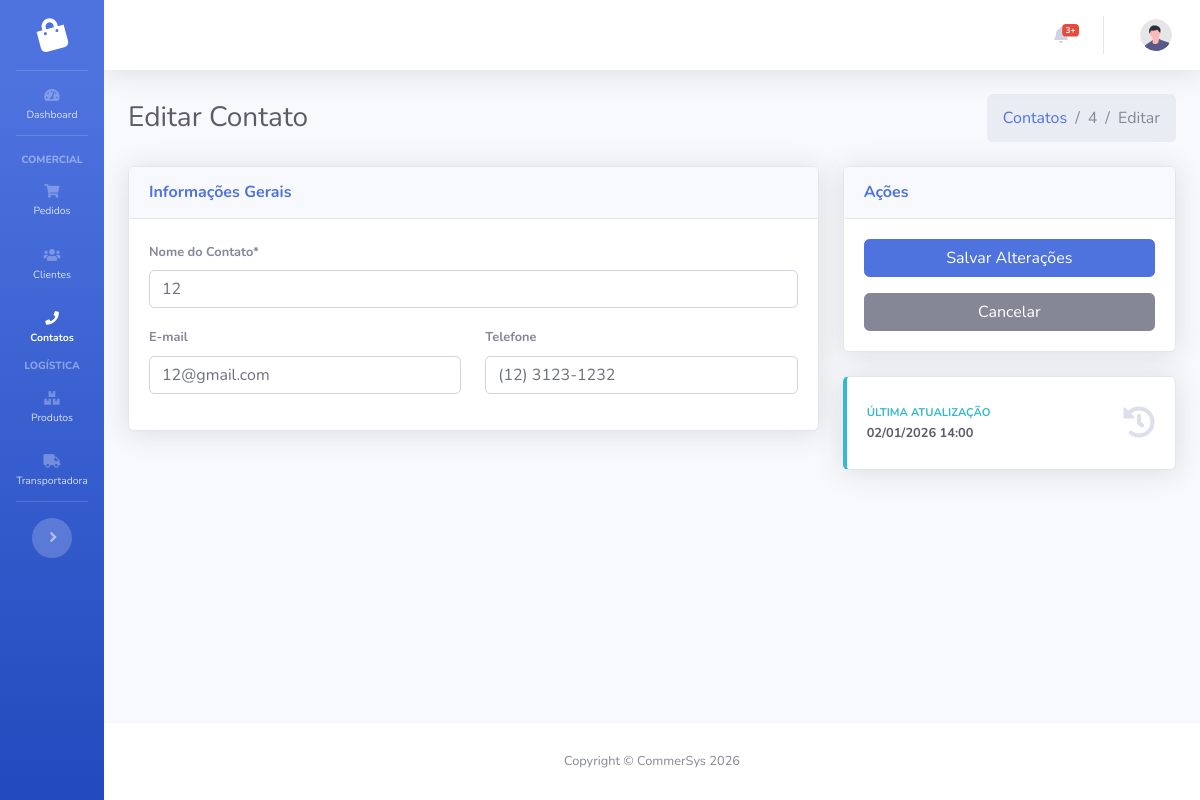
The page /comercial/contatos/4/editar/ on the database its author committed.
### comercial/models.py (models this page shows, shortened)
class Contato(models.Model):
    nome = models.CharField(max_length=100)
    email = models.EmailField(max_length=254, blank=True, null=True)
    telefone = models.CharField(max_length=20, blank=True, null=True)
    created_at = models.DateTimeField(auto_now_add=True)
    updated_at = models.DateTimeField(auto_now=True)

### comercial/views.py (the view, shortened to what this page needs)
# urls.py: path('contatos/<int:pk>/editar/', views.ContatoUpdateView.as_view(), name='contato_edit'),
class ContatoUpdateView(UpdateView):
    model = Contato
    form_class = ContatoForm
    template_name = "comercial/contato_form.html"

### comercial/forms.py
class ContatoForm(forms.ModelForm):
    class Meta:
        model = Contato
        fields = [
            "nome",
            "email",
            "telefone",
        ]
        widgets = {
            "nome": forms.TextInput(attrs={"class": "form-control"}),
            "email": forms.TextInput(attrs={"class": "form-control"}),
            "telefone": forms.TextInput(
                attrs={"class": "form-control phone", "placeholder": "(00) 0000-0000"}
            ),
        }

### comercial/templates/comercial/contato_form.html (shortened to what this page needs)
{% extends 'base.html' %}
{% load static %}
{% load humanize %}
{% load widget_tweaks %}
{% block content %}
<div class="d-sm-flex align-items-center justify-content-between mb-4">
  <div class="d-flex align-items-center">
    <h1 class="h3 mb-0 text-gray-800">
      {% if form.instance.pk %}Editar Contato{% else %}Novo Contato{% endif %}
    </h1>
  </div>
  <nav aria-label="breadcrumb" class="d-none d-md-inline-block">
    <ol class="breadcrumb mb-0">
      <li class="breadcrumb-item"><a href="{% url 'comercial:contatos' %}">Contatos</a></li>
      {% if form.instance.pk %}
        <li class="breadcrumb-item">{{ form.instance.id }}</li>
        <li class="breadcrumb-item active">Editar</li>
      {% else %}
        <li class="breadcrumb-item active">Novo</li>
      {% endif %}
    </ol>
  </nav>
</div>
<form method="post" novalidate>
  <div class="row">
    <div class="col-lg-8">
      <div class="card shadow mb-4">
        <div class="card-header py-3">
          <h6 class="m-0 font-weight-bold text-primary">Informações Gerais</h6>
        </div>
        <div class="card-body">
          <div class="row">
            <div class="col-md-12 form-group mb-3">
              <label for="{{ form.nome.id_for_label }}" class="text-muted small font-weight-bold">Nome do Contato*</label>
              {% render_field form.nome|add_error_class:"is-invalid" %}
            </div>
          </div>
          <div class="row">
            <div class="col-md-6 form-group mb-3">
              <label for="{{ form.email.id_for_label }}" class="text-muted small font-weight-bold">E-mail</label>
              {% render_field form.email|add_error_class:"is-invalid" %}
            </div>
            <div class="col-md-6 form-group mb-3">
              <label for="{{ form.telefone.id_for_label }}" class="text-muted small font-weight-bold">Telefone</label>
              {% render_field form.telefone|add_error_class:"is-invalid" %}
            </div>
          </div>
        </div>
      </div>
    </div>
    <div class="col-lg-4">
      <div class="card shadow mb-4">
        <div class="card-header py-3">
          <h6 class="m-0 font-weight-bold text-primary">Ações</h6>
        </div>
        <div class="card-body">
          <button type="submit" class="btn btn-primary btn-block btn-icon-split mb-2">
            <span class="text">Salvar Alterações</span>
          </button>
          <a href="{% if form.instance.pk %}{% url 'comercial:contato_detail' form.instance.pk %}{% else %}{% url 'comercial:contatos' %}{% endif %}"
             class="btn btn-secondary btn-block">
            Cancelar
          </a>
        </div>
      </div>
      {% if form.instance.pk %}
        <div class="card border-left-info shadow py-2">
          <div class="card-body">
            <div class="row no-gutters align-items-center">
              <div class="col mr-2">
                <div class="text-xs font-weight-bold text-info text-uppercase mb-1">Última Atualização</div>
                <div class="h5 mb-0 font-weight-bold text-gray-800 small">
                  {{ form.instance.updated_at|date:"d/m/Y H:i" }}
                </div>
              </div>
              <div class="col-auto">
                <i class="fas fa-history fa-2x text-gray-300"></i>
              </div>
            </div>
          </div>
        </div>
      {% endif %}
    </div>
  </div>
</form>
{% endblock %}

### rows shown on the page
Contato: instance.id "4", nome "12", email "12@gmail.com", telefone "(12) 3123-1232", instance.updated_at "02/01/2026 14:00"
